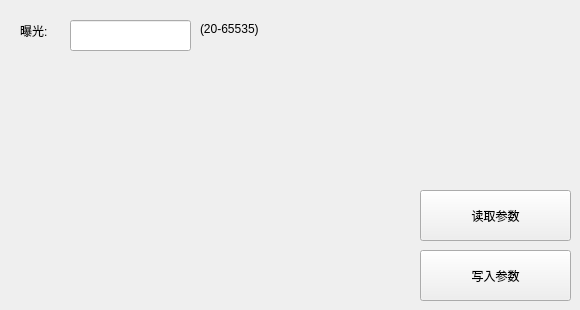
   <widget class="QWidget" name="tab">
    <attribute name="title">
     <string>Tab 1</string>
    </attribute>
    <widget class="QLineEdit" name="alg0_99_threshold">
     <property name="geometry">
      <rect>
       <x>70</x>
       <y>20</y>
       <width>121</width>
       <height>31</height>
      </rect>
     </property>
    </widget>
    <widget class="QLabel" name="tab1label_1">
     <property name="geometry">
      <rect>
       <x>20</x>
       <y>20</y>
       <width>41</width>
       <height>21</height>
      </rect>
     </property>
     <property name="text">
      <string>曝光:</string>
     </property>
    </widget>
    <widget class="QPushButton" name="writeTab1Btn">
     <property name="geometry">
      <rect>
       <x>420</x>
       <y>250</y>
       <width>151</width>
       <height>51</height>
      </rect>
     </property>
     <property name="text">
      <string>写入参数</string>
     </property>
    </widget>
    <widget class="QLabel" name="label_13">
     <property name="geometry">
      <rect>
       <x>200</x>
       <y>20</y>
       <width>81</width>
       <height>17</height>
      </rect>
     </property>
     <property name="text">
      <string>(20-65535)</string>
     </property>
    </widget>
    <widget class="QPushButton" name="readTab1Btn">
     <property name="geometry">
      <rect>
       <x>420</x>
       <y>190</y>
       <width>151</width>
       <height>51</height>
      </rect>
     </property>
     <property name="text">
      <string>读取参数</string>
     </property>
    </widget>
   </widget>
